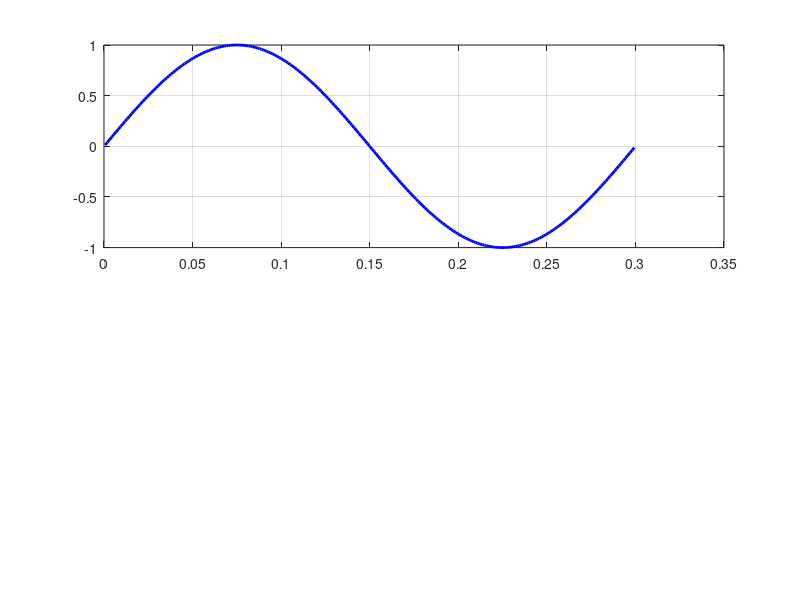

Write MATLAB code to recreate this figure. (Note: this script raises an error after producing the figure.)

close all;
clear all;
clc;

addpath('./utilities/2d/');

fs = 20;
afs = 18;
lfs = 20;

% Define problem parameters
case_choice = '22'; 
sin_choice = case_choice(1); sc = str2num(sin_choice); omega_choice = case_choice(2); oc = str2num(omega_choice);
m_choice = '14'; amp_choice = 'origamp';   % for c6: 05, 085, 15, 3; amps: twice/orig/half/fifth
M = str2num(strcat([m_choice(1), '.', m_choice(2:end)]));
amp = 0.00336757;
if (oc == 1)
  omega = 253.68;
else
  omega = 1014.7;
end

flow.pref = 70185.673999999;
flow.rhoref = 0.91;
flow.gamma = 1.4;
flow.Tref = 268.7355898456943;
flow.M = M;

% Define deformation function -- Vedeneev approximation of first natural beam mode
L_panel = 0.3;
flow.L = L_panel;

R = flow.pref ./ (flow.rhoref * flow.Tref);
k_wav = omega / sqrt(flow.gamma * R * flow.Tref);

psi = @(n,x_in,Lp) sin(n.*pi.*x_in./Lp);
dpsi_dx = @(n,x_in,Lp) (n*pi/Lp) .* cos(n.*pi.*x_in./Lp);

% Define discretization
N = 241; % Number of points on panel where velocity perturbation is computed

bndry_pts = linspace(0,L_panel,N+1); % locations of boundary element endpoints
dx = bndry_pts(2) - bndry_pts(1); 
col_pts = (bndry_pts(1:end-1) + bndry_pts(2:end)) ./ 2; % location of collocation points

psi_in = psi(sc,col_pts,L_panel);
dpsi_dx_in = dpsi_dx(sc,col_pts,L_panel);

figure;
subplot(211);
plot(col_pts, psi_in, 'b', 'LineWidth', 2); grid on;
ax = gca; ax.FontSize = afs;
ylabel('$\psi$', 'interpreter', 'latex', 'fontsize', fs);
subplot(212);
plot(col_pts, dpsi_dx_in, 'b', 'LineWidth', 2); grid on;
ax = gca; ax.FontSize = afs;
ylabel('$\psi^{\prime}$', 'interpreter', 'latex', 'fontsize', fs);
xlabel('$x / L$', 'interpreter', 'latex', 'fontsize', fs);
sgtitle('C6 Continuous Bump', 'interpreter', 'latex', 'fontsize', fs);

[phi, p_bar] = bem2d(col_pts, bndry_pts, psi_in, dpsi_dx_in, amp, omega, flow);

f_soln = figure; f_soln.Position = [244 215 885 475];
subplot(211);
plot(col_pts ./ L_panel, real(phi), 'b', 'LineWidth', 2); hold on; grid on;
plot(col_pts ./ L_panel, imag(phi), '--k', 'LineWidth', 2);
ax = gca; ax.FontSize = afs;
legend('Real', 'Imag.', 'interpreter', 'latex', 'fontsize', lfs, 'location', 'northwest');
xlabel('$x / L$', 'interpreter', 'latex', 'fontsize', fs);
ylabel('$\bar{\phi}^{\prime}$', 'interpreter', 'latex', 'fontsize', fs);
subplot(212);
plot(col_pts ./ L_panel, real(p_bar) ./ flow.pref, 'b', 'LineWidth', 2); hold on; grid on;
plot(col_pts ./ L_panel, imag(p_bar) ./ flow.pref, '--k', 'LineWidth', 2);
ax = gca; ax.FontSize = afs;
xlabel('$x / L$', 'interpreter', 'latex', 'fontsize', fs);
ylabel('$\bar{p}^{\prime} / p_{in}$', 'interpreter', 'latex', 'fontsize', fs);
sgtitle(strcat(['Velocity Perturbation Potential and Spatial Pressure Mode, C6 Bump, $M = ', num2str(M), '$']), 'interpreter', 'latex', 'fontsize', fs);



% Set up video comparison against PC2 data
pc2_dt_nondim = 4.5970 * 10^(-5);
Uref = sqrt(flow.pref / flow.rhoref);
pref = flow.pref;
t_scale = 1 / Uref;
pc2_dt = pc2_dt_nondim * t_scale;
N_tsteps = 500000;
snap_level = 1;
snapshot = 100*snap_level;
dmd_dt = snapshot*pc2_dt;
snapshot_begin = 1;
snapshot_end = 5001;
t = snapshot_begin:snap_level:snapshot_end; 
t_phys = t.*dmd_dt;
Nt = length(t);

pf_bem_history = (p_bar.') * exp(i*omega*t_phys); pf_bem_history = (pf_bem_history + conj(pf_bem_history)) ./ flow.pref;
pf_bem_history = pf_bem_history';
yloc_history = (-i*(amp/2).*psi_in.') * exp(i*omega*t_phys); yloc_history = (yloc_history + conj(yloc_history));
yloc_history = yloc_history';
ydot_history = ((amp/2)*omega.*psi_in.') * exp(i*omega*t_phys); ydot_history = (ydot_history + conj(ydot_history)) ./ Uref;
ydot_history = ydot_history';

dlmwrite(strcat(['~/research/dmdc_beam/master_data_sinusoid/m', m_choice, '_bem/sin', sin_choice, '_omega', omega_choice, '/surface_pressure_history_sin', sin_choice, '_omega', omega_choice, '_m', m_choice, '.csv']), pf_bem_history+1, 'delimiter', ',', 'precision', 12);
dlmwrite(strcat(['~/research/dmdc_beam/master_data_sinusoid/m', m_choice, '_bem/sin', sin_choice, '_omega', omega_choice, '/surface_yloc_history_sin', sin_choice, '_omega', omega_choice, '_m', m_choice, '.csv']), yloc_history, 'delimiter', ',', 'precision', 12);
dlmwrite(strcat(['~/research/dmdc_beam/master_data_sinusoid/m', m_choice, '_bem/sin', sin_choice, '_omega', omega_choice, '/surface_ydot_history_sin', sin_choice, '_omega', omega_choice, '_m', m_choice, '.csv']), ydot_history, 'delimiter', ',', 'precision', 12);
dlmwrite(strcat(['~/research/dmdc_beam/master_data_sinusoid/m', m_choice, '_bem/sin', sin_choice, '_omega', omega_choice, '/surface_xloc_history_sin', sin_choice, '_omega', omega_choice, '_m', m_choice, '.csv']), yloc_history, 'delimiter', ',', 'precision', 12);
dlmwrite(strcat(['~/research/dmdc_beam/master_data_sinusoid/m', m_choice, '_bem/sin', sin_choice, '_omega', omega_choice, '/surface_xdot_history_sin', sin_choice, '_omega', omega_choice, '_m', m_choice, '.csv']), ydot_history, 'delimiter', ',', 'precision', 12)
disp('Data written. Pausing.'); pause;

max_pf_bem = max(max(pf_bem_history)); min_pf_bem = min(min(pf_bem_history));
f_vid = figure; f_vid.Position = [627 -851 908 602];
v_fname = strcat(['./video_results/2d/m', m_choice, '_sinusoid_Ne', num2str(N), '_x121_comp.csv']);
v_data = VideoWriter(v_fname, 'MPEG-4');
v_data.FrameRate = 60; v_data.Quality = 10;
open(v_data);
for m = 1:length(t)
  t_loc = t_phys(m);
  p_loc = pf_bem_history(:,m); 
  y_loc = yloc_history(:,m);

  % Plot pressure
  subplot(211);
  plot(col_pts ./ L_panel, p_loc, 'b', 'LineWidth', 2); hold on; grid on;
  ax = gca; ax.FontSize = afs;
  ylim([min_pf_bem, max_pf_bem]);
  ylabel('$p^{\prime} / p_{in}$', 'interpreter', 'latex', 'fontsize', fs);
  xlabel('$x / L$', 'interpreter', 'latex', 'fontsize', fs);

  subplot(212);
  plot(col_pts ./ L_panel, y_loc, 'b', 'LineWidth', 2); grid on;
  ax = gca; ax.FontSize = afs;
  ylim([-amp, amp]);
  ylabel('$w(x)$', 'interpreter', 'latex', 'fontsize', fs);
  xlabel('$x / L$', 'interpreter', 'latex', 'fontsize', fs);

  t_fname = strcat(['Comparison of CFD and Theories, C6 Bump Geometry, $M = ', m_choice(1), '.', m_choice(2:end), ', t = ', num2str(m), '/', num2str(length(t)), '$']);
  sgtitle(t_fname, 'interpreter', 'latex', 'fontsize', fs);

  frame = getframe(gcf);
  writeVideo(v_data, frame);

  clf;

end
close(v_data);

